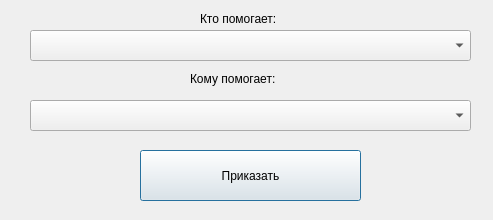
<?xml version="1.0" encoding="UTF-8"?>
<ui version="4.0">
 <class>HelpDialog</class>
 <widget class="QDialog" name="HelpDialog">
  <property name="geometry">
   <rect>
    <x>0</x>
    <y>0</y>
    <width>493</width>
    <height>220</height>
   </rect>
  </property>
  <property name="windowTitle">
   <string>Оказание помощи</string>
  </property>
  <widget class="QLabel" name="label">
   <property name="geometry">
    <rect>
     <x>200</x>
     <y>10</y>
     <width>121</width>
     <height>17</height>
    </rect>
   </property>
   <property name="text">
    <string>Кто помогает:</string>
   </property>
  </widget>
  <widget class="QComboBox" name="comboBox">
   <property name="geometry">
    <rect>
     <x>30</x>
     <y>30</y>
     <width>441</width>
     <height>31</height>
    </rect>
   </property>
  </widget>
  <widget class="QLabel" name="label_2">
   <property name="geometry">
    <rect>
     <x>190</x>
     <y>70</y>
     <width>141</width>
     <height>17</height>
    </rect>
   </property>
   <property name="text">
    <string>Кому помогает:</string>
   </property>
  </widget>
  <widget class="QComboBox" name="comboBox_2">
   <property name="enabled">
    <bool>true</bool>
   </property>
   <property name="geometry">
    <rect>
     <x>30</x>
     <y>100</y>
     <width>441</width>
     <height>31</height>
    </rect>
   </property>
  </widget>
  <widget class="QPushButton" name="approveButton">
   <property name="geometry">
    <rect>
     <x>140</x>
     <y>150</y>
     <width>221</width>
     <height>51</height>
    </rect>
   </property>
   <property name="text">
    <string>Приказать</string>
   </property>
  </widget>
 </widget>
 <resources/>
 <connections/>
</ui>
